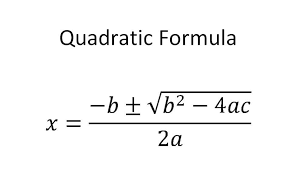
#> input picture test1.png, 295 x 171 px, found by its file name
$ python split.py
#> lines starting #> are read from the running program, lines starting #| are printed output that depends on the picture; after the words box and inside, x2 and y2 are one past the last pixel; in counts of white or black regions, pixels touching at a corner belong together
#> further down, src is the input picture: shape (171, 295, 3); min 0, max 255, mean 246.6
### misc.py
import csv
import cv2
import numpy as np
from settings.CONFIG import *
from settings import CONFIG
import pickle
from os.path import join
from pathlib import Path
from sklearn.metrics import accuracy_score

# use this library to generate path that will work in both windows and linux
# https://medium.com/@ageitgey/python-3-quick-tip-the-easy-way-to-deal-with-file-paths-on-windows-mac-and-linux-11a072b58d5f
from pathlib import Path

# [76 lines left out: functions parse_data, move_center_gen, move_center, not called in this run]

#https://stackoverflow.com/questions/44650888/resize-an-image-without-distortion-opencv
def resize(img):
    img = cv2.resize(img, (100, 100), interpolation=cv2.INTER_AREA)
    return img

# [32 lines left out: functions normalize_img, remove_whitespace, black_or_white_transformer, not called in this run]

def img_empty(img):
    for x in np.nditer(img):
        if (255 - x) > 2:
            return False

    return True

def get_shape(img):
    return img.shape

def add_padding(img):
    row, col= get_shape(img)
#> row = 171; col = 295
    temp1 = np.array([[np.uint8(255) for i in range(col + 2)] for j in range(row + 2)])
    temp1[1:row+1, 1:col+1] = img
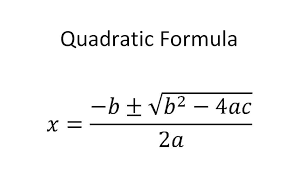
#> temp1: shape (173, 297); min 0, max 255, mean 246.7
    return temp1

# [49 lines left out: functions load_models, load_model_classifier, load_model_piecewise, run_test_input_accuracy, not called in this run]

### func_codes/split.py
# A program to try to split the images using histogram.
# Code is based on https://docs.opencv.org/3.4/d8/dbc/tutorial_histogram_calculation.html
# and https://towardsdatascience.com/segmentation-in-ocr-10de176cf373
# Date: Spring 2023, NMSU
# Author: Long, Theo

from __future__ import print_function
from __future__ import division
import cv2
import numpy as np
import matplotlib.pyplot as plt
import math

from misc import add_padding, black_or_white_transformer, get_shape, img_empty

# convert the image to a grayscale image, then
# segmentize image
def segmentize_recursive(img):
    img = cv2.cvtColor(img, cv2.COLOR_BGR2GRAY)
    imgs = segmentize_recur(add_padding(img))
    return imgs

# assuming the input is a grayscale image
# segmentize image
def segmentize_recursive_nocolor(img):
    imgs = segmentize_recur(add_padding(img))
    return imgs

# get the horizontal histogram
# 0 if space
# not 0 if not space.
def get_horizontal_hist(img, col):
    # If the img has foreground pixel as black i.e pixel value = 0
    horizontal_hist = col - np.sum(img,axis=1,keepdims=True)/255
    # Logic :- No.of columns - No.of white pixels
    return horizontal_hist

# get the vertical histogram
# 0 if space
# not 0 if not space
def get_vertical_hist(img, row):
    # If the img has foreground pixel as black i.e pixel value = 0
    vertical_hist = row - np.sum(img,axis=0,keepdims=True)/255
    # Logic :- No.of columns - No.of white pixels

    return vertical_hist

# segmentize
# assumes the input is a grayscale color.
def segmentize(img):
    # the rgb of white is (255, 255, 255)
    gray_img = img#cv2.cvtColor(img, cv2.COLOR_BGR2GRAY)
    img_row = len(gray_img)
#> img_row = 173
    img_col =  len(gray_img[0])
#> img_col = 297

    # vertical hist
    horizontal_hist = get_horizontal_hist(gray_img, img_col)
#> in get_horizontal_hist, `horizontal_hist = col - np.sum(img,axis=1,keepdims=True)/255`: horizontal_hist = 173 values, max 165.3 at index 124, min 0 at index 0, mean 9.62

    # vertical_hsit
    vertical_hist = get_vertical_hist(gray_img, img_row)

    # get the list of horizontal spaces
    rows = []
    cols = []
    space_found = False
    for i in range(len(horizontal_hist)):
        value = round(horizontal_hist[i][0], 0)

        if space_found and value > 0 and i > 0:
            #cv2.line(src, (0, i-1), (img_col, i-1), (255, 0, 0))
            rows.append(i-1)
            space_found = False
        elif value <= 0:
            if not space_found:
                #cv2.line(src, (0, i), (img_col, i), (255, 0, 0))
                rows.append(i)
            space_found = True


        prev = value
#> this loop made 173 passes
#> (value, space_found, prev) on passes 1 to 12: (0, True, 0), (0, True, 0), (0, True, 0), (0, True, 0), (0, True, 0), (0, True, 0), (0, True, 0), (0, True, 0), (0, True, 0), (0, True, 0), (0, True, 0), (0, True, 0)
#> (value, space_found) on passes 61 to 66: (0, True), (0, True), (0, True), (0, True), (0, True), (0, True)
#> after the loop, rows = [0, 29, 48, 91, 117, 119, 148]

    # get the list of vertical spaces
    space_found = False
    for i in range(len(vertical_hist[0])):
        value = round(vertical_hist[0][i],)
        if space_found and value > 0 and i > 0:
            #cv2.line(src, (i-1, 0), (i-1, img_row), (255, 0, 0))
            cols.append(i-1)
            space_found = False
        elif value <= 0:
            if not space_found:
                #cv2.line(src, (i, 0), (i, img_row), (255, 0, 0))
                cols.append(i)
            space_found = True
#> this loop made 297 passes
#> value on passes 49 to 59: 2, 3, 3, 5, 7, 7, 4, 3, 3, 2, 1
#> after the loop, cols = [0, 46, 59, 60, 87, 88, 253]

    # crop the images.
    # check for empty
    # add padding
    # add each sub-image to the sub-image matrix
    final_result = np.array([[None for i in range(len(cols))] for j in range(len(rows))])
    for i in range(len(rows)-1):
        for j in range(len(cols)-1):
            row_s = rows[i]
            row_e = rows[i+1]
            col_s = cols[j]
            col_e = cols[j+1]

            # crop
            img =  gray_img[row_s:row_e, col_s:col_e]

            # empty
            shape = get_shape(img)
            if shape[0] == 0 or shape[1] == 0:
                continue
            if img_empty(img):
                continue

            # add padding
            img = add_padding(img)

            # add to final result
            final_result[i][j] = img
#> this loop made 6 passes
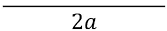
#> img: shape (31, 167); min 0, max 255, mean 238.9

    # [6 lines of commented-out code are left out]

    return final_result

# segmentize recursive
# segmentize an image and then segmentize each of its sub-image
# the input is a grayscale image
def segmentize_recur(img, old_img=np.array([[]])):
    # base case
    # if the sub-image has the same shape as the old one
    # this only happens if the image has nothing more to be segmented
    if get_shape(img) == get_shape(old_img):
        return (img, np.array([[]]))

    # segmentize this image
    sub_imges_map = segmentize(img)

    # recursively segmentize its sub-image
    row, col= sub_imges_map.shape
#> row = 7; col = 7
    for i in range(row):
        for j in range(col):
            sub_img = sub_imges_map[i][j]
            if sub_img is None:
                continue
            sub_img_map = segmentize_recur(sub_img, img)
            sub_imges_map[i][j] = sub_img_map
#> this loop made 7 passes
#> pass 2, in segmentize (call 3), `gray_img = img#cv2.cvtColor(img, cv2.COLOR_BGR2GRAY)`:
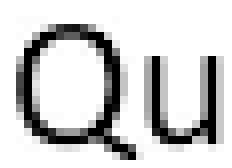
#> gray_img: shape (21, 29) (shown 8 times larger); min 0, max 255, mean 205.5
#> pass 2, in segmentize (call 8), `gray_img = img#cv2.cvtColor(img, cv2.COLOR_BGR2GRAY)`:
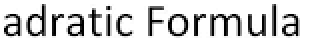
#> gray_img: shape (21, 167) (shown 2 times larger); min 0, max 255, mean 213.9
#> pass 3, in segmentize (call 57), `gray_img = img#cv2.cvtColor(img, cv2.COLOR_BGR2GRAY)`:
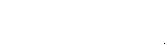
#> gray_img: shape (45, 167); values 252 (black) and 255 (white), 100% white; black in thin lines or dots, all inside (x1, y1, x2, y2) = (164, 43, 165, 44)

    return (img, sub_imges_map)

# get the image to the right of a symbol
# index is the index of the leftmost space of that symbol
# for example, if there is: space1 { space2 ...... Then, index should the 2nd index of the 2nd space in space2. See segmentation for more details.
# it's because the segmentation is done by seeing either a space when not seeing space, or when seeing a space, and then a non-space, then a space must be in the previous position.
# [116 lines left out: functions segmentize_col_nocolor, segmentize_row, not called in this run]

# show the image recursively
# not used
def show_recursive(imgs_bundle):
    if imgs_bundle is None:
        return
    src_img = imgs_bundle[0]
    imgs_map = imgs_bundle[1]
    cv2.imshow(f'src_image', src_img)

    for i in range(len(imgs_map)):
        imgs_row = imgs_map[i]
        for j in range(len(imgs_row)):
            sub_img_bundle = imgs_row[j]
            if sub_img_bundle is None:
                continue

            sub_img = sub_img_bundle[0]
            cv2.imshow(f'cropped ({i}, {j})', sub_img)
#> this loop made 7 passes

    cv2.waitKey(0)
    cv2.destroyAllWindows()

    for i in range(len(imgs_map)):
        imgs_row = imgs_map[i]
        for j in range(len(imgs_row)):
            sub_img_bundle = imgs_row[j]
            show_recursive(sub_img_bundle)

# test program
if __name__ == "__main__":
    src = cv2.imread("test1.png")


    if src is None:
        print('Could not open or find the image.')
        exit(0)

    imgs = segmentize_recursive(src)
    show_recursive(imgs)

$ run again, with input2.png copied over test1.png
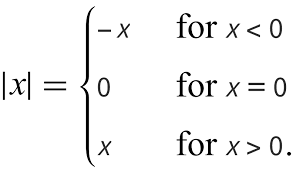
#> input picture input2.png, 296 x 170 px, found by its file name
#> src is the input picture: shape (170, 296, 3); min 0, max 255, mean 243.7
#> in add_padding, `row, col= get_shape(img)`: row = 170; col = 296
#> in add_padding, `temp1[1:row+1, 1:col+1] = img`:
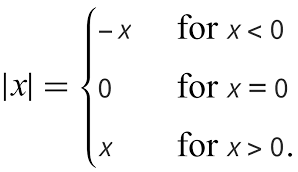
#> temp1: shape (172, 298); min 0, max 255, mean 243.9
#> img_row = 172
#> img_col = 298
#> in get_horizontal_hist, `horizontal_hist = col - np.sum(img,axis=1,keepdims=True)/255`: horizontal_hist = 172 values, max 68.31 at index 90, min 0 at index 0, mean 12.93
#> the loop in segmentize, `for i in range(len(horizontal_hist)):` made 172 passes
#> (value, space_found, prev) on passes 1 to 8: (0, True, 0), (0, True, 0), (0, True, 0), (0, True, 0), (0, True, 0), (0, True, 0), (0, True, 0), (1, False, 1)
#> after the loop in segmentize, `for i in range(len(horizontal_hist)):`: rows = [0, 6, 168]
#> the loop in segmentize, `for i in range(len(vertical_hist[0])):` made 298 passes
#> (value, space_found) on passes 1, 2, 3, 4, 7, 8, 9, 10: (0, True), (0, True), (0, True), (2, False), (0, True), (0, True), (0, True), (0, True)
#> after the loop in segmentize, `for i in range(len(vertical_hist[0])):`: cols = 27 values from 0 to 292
#> the loop in segmentize, `for i in range(len(rows)-1):` made 2 passes
#> the loop in segmentize_recur, `for i in range(row):` made 3 passes
#> the loop in show_recursive, `for i in range(len(imgs_map)):` made 3 passes
#> the loop in show_recursive, `for i in range(len(imgs_map)):` made 3 passes
#> pass 2, in show_recursive (call 219), `cv2.imshow(f'cropped ({i}, {j})', sub_img)`:
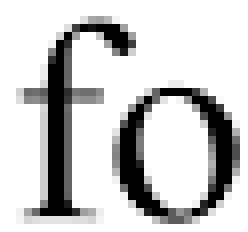
#> window 'cropped (5, 1)': shape (29, 31) (shown 8 times larger); min 0, max 255, mean 202.5
